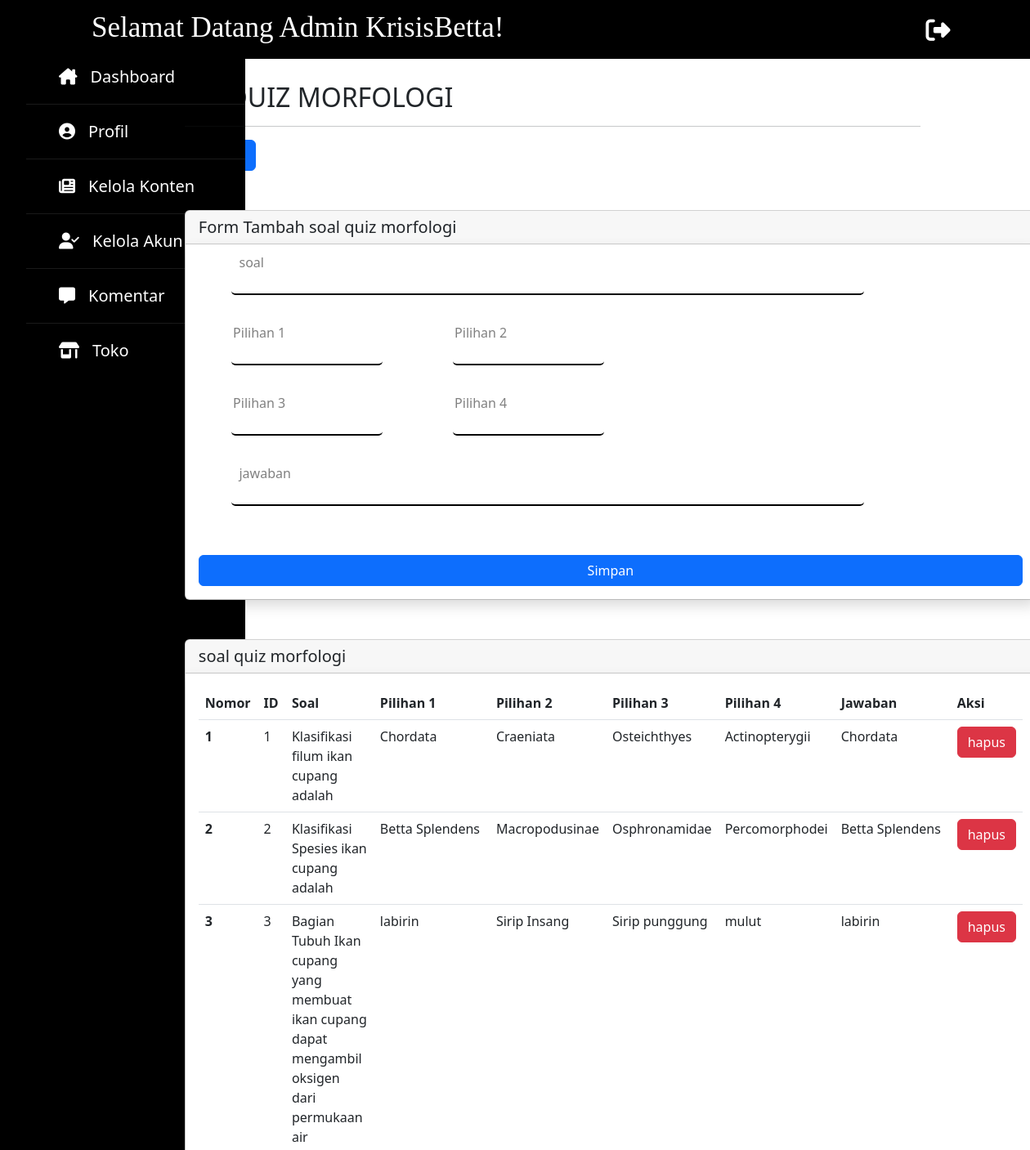
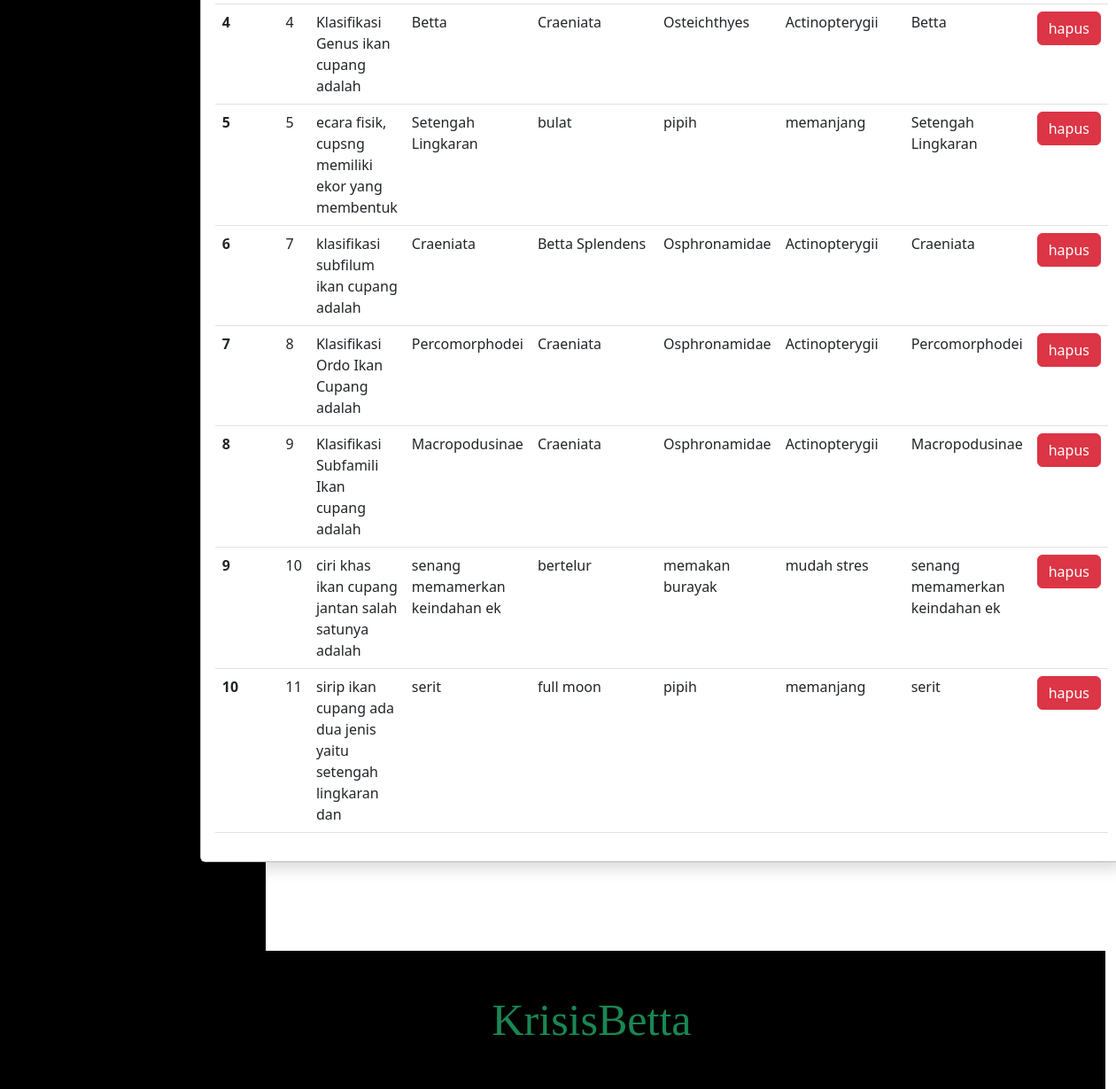
The app's page /program/admin/dashboard-admin-tambahquizmorfologi.php with its own data (2 pictures, top to bottom).
### tables this page shows
CREATE TABLE `quiz_morfologi` (
  `id` int(11) NOT NULL,
  `soal` varchar(100) DEFAULT NULL,
  `pilihan1` varchar(40) DEFAULT NULL,
  `pilihan2` varchar(40) DEFAULT NULL,
  `pilihan3` varchar(40) DEFAULT NULL,
  `pilihan4` varchar(40) DEFAULT NULL,
  `jawaban` varchar(40) DEFAULT NULL
);

### program/admin/fungsi-admin.php (called while the page is built, shortened)
<?php
$koneksi = mysqli_connect("localhost","root","","kkp");
function query($query) {
    global $koneksi;
    $result = mysqli_query($koneksi, $query);
    $rows = [];
    while( $row = mysqli_fetch_assoc($result) ) {
        $rows[] = $row;
    }
    return $rows;
}
?>

### program/admin/dashboard-admin-tambahquizmorfologi.php (the view, shortened to what this page needs)
<?php
    require "fungsi-admin.php";
    $admin = query("SELECT * FROM quiz_morfologi");
?>
<!doctype html>
<html lang="en">
    <head>
        <link rel="stylesheet" type="text/css" href="admin.css">
        <link rel="stylesheet" type="text/css" href="sidebar.css">
        <link rel="stylesheet" type="text/css" href="fontawesome/css/all.css">
        <link href="https://cdn.jsdelivr.net/npm/bootstrap@5.2.0-beta1/dist/css/bootstrap.min.css" rel="stylesheet">
    </head>
    <body>
        <nav class="navbar navbar-expand-lg bg-black mx-auto fixed-top">
            <div class="container-fluid">
                <p class="h1">
                    <a class="navbar-brand text-white" href="dashboard-admin.php" style="font-size:35px; margin-left: 100px;">Selamat Datang Admin KrisisBetta!</a>
                </p>
                <div class="collapse navbar-collapse" id="navbarNavDropdown">
                    <a href="keluar-admin.php" onclick="return confirm('Apakah Anda Yakin Untuk Keluar?!')">
                        <span style="margin-left:500px; font-size:30px;"><i class="fa-solid fa-right-from-bracket text-white"></i></span>
                    </a>
                </div>
            </div>
        </nav>
        <div class="container-sm">
            <div class="row">
                <div class="col" style="width:30rem;">
                    <div class="sidebar">
                        <ul>
                            <li><a href="dashboard-admin.php"><i class="fa-solid fa-house-chimney"></i>Dashboard</a></li>
                            <li><a href="dashboard-admin-profil.php"><i class="fa-solid fa-circle-user"></i>Profil</a></li>
                            <li><a href="dashboard-admin-konten.php"><i class="fa-solid fa-newspaper"></i>Kelola Konten</a></li>
                            <li><a href="dashboard-admin-akunadmin.php"><i class="fa-solid fa-user-check"></i>Kelola Akun</a></li>
                            <li><a href="dashboard-admin-kelolakomentar.php"><i class="fa-solid fa-message"></i></i>Komentar</a></li>
                            <li><a href="dashboard-admin-toko.php"><i class="fa-solid fa-shop"></i>Toko</a></li>
                        </ul>
                    </div>
                </div>
                <div class="col" id="kol-dashboard" style="margin-right: -80px;">
                    <div class="row" id="header-dashboard">
                        <div class="col">
                            <span>
                                <h2><i class="fa-solid fa-newspaper"></i>QUIZ MORFOLOGI</h2>
                                <hr style="width:900px;">
                            </span>
                        </div>
                    </div>
                    <a class="btn btn-primary me-5" href="dashboard-admin-keloladatapelatihan.php" role="button">Kembali</a>
                    <div class="card mt-5">
                        <h5 class="card-header">Form Tambah soal quiz morfologi</h5>
                        <div class="card-body shadow">
                            <form action="" method="post">
                                <div class="kotak-isian">
                                    <input type="text" name="soal" class="form-info">
                                    <label for="" class="label-form-info">soal</label>
                                </div>
                                <table>
                                    <tr>
                                        <td>
                                            <div class="kotak-isian">
                                                <input type="text" name="pilihan1" class="form-info">
                                                <label for="" class="label-form-info">Pilihan 1</label>
                                            </div>
                                        </td>
                                        <td>
                                            <div class="kotak-isian">
                                                <input type="text" name="pilihan2" class="form-info">
                                                <label for="" class="label-form-info">Pilihan 2</label>
                                            </div>
                                        </td>
                                    </tr>
                                    <tr>
                                        <td>
                                            <div class="kotak-isian">
                                                <input type="text" name="pilihan3" class="form-info">
                                                <label for="" class="label-form-info">Pilihan 3</label>
                                            </div>
                                        </td>
                                        <td>
                                            <div class="kotak-isian">
                                                <input type="text" name="pilihan4" class="form-info">
                                                <label for="" class="label-form-info">Pilihan 4</label>
                                            </div>
                                        </td>
                                    </tr>
                                </table>
                                <div class="kotak-isian">
                                    <input type="text" name="jawaban" class="form-info">
                                    <label for="" class="label-form-info">jawaban</label>
                                </div>
                                <div class="d-grid gap-2">
                                    <button class="btn btn-primary" type="submit" name="submit">Simpan</button>
                                </div>
                            </form>
                        </div>
                    </div>
                    <div class="card mt-5">
                        <h5 class="card-header">soal quiz morfologi</h5>
                        <div class="card-body shadow">
                            <table class="table">
                                <thead>
                                    <tr>
                                        <th scope="col">Nomor</th>
                                        <th scope="col">ID</th>
                                        <th scope="col">Soal</th>
                                        <th scope="col">Pilihan 1</th>
                                        <th scope="col">Pilihan 2</th>
                                        <th scope="col">Pilihan 3</th>
                                        <th scope="col">Pilihan 4</th>
                                        <th scope="col">Jawaban</th>
                                        <th scope="col">Aksi</th>
                                    </tr>
                                </thead>
                                <tbody>
                                    <?php $i = 1; ?>
                                    <?php foreach ($admin as $data) : ?>
                                    <tr>
                                        <th scope="row"><?=$i;?></th>
                                        <td><?=$data["id"];?></td>
                                        <td><?=$data["soal"];?></td>
                                        <td><?=$data["pilihan1"];?></td>
                                        <td><?=$data["pilihan2"];?></td>
                                        <td><?=$data["pilihan3"];?></td>
                                        <td><?=$data["pilihan4"];?></td>
                                        <td><?=$data["jawaban"];?></td>
                                        <td>
                                            <button type="button" class="btn btn-danger">hapus</button>
                                        </td>
                                    </tr>
                                    <?php $i++;?>
                                    <?php endforeach;?>
                                </tbody>
                            </table>
                        </div>
                    </div>
                </div>
            </div>
        </div>
        <div class="row bg-black" style="width:100%; padding-left:200px; position:absolute;">
            <p class="h1 mt-5 mb-5">
                <a class="navbar-brand text-success" href="dashboard-admin.php" style="font-size:50px; margin-left: -100px;">KrisisBetta</a>
            </p>
        </div>
    </body>
</html>

### program/admin/admin.css (style rules this page uses)
.h1 { font-family: cooper black; text-align: center; }
.kotak-isian { margin-left: 40px; position: relative; margin-top: 20px; }
.d-grid.gap-2 { margin-top: 20px; }
.form-info { width: 80%; margin-bottom: 40px; border: none; outline: none; border-radius: 5px; border-bottom: 2px solid black; background-color: transparent; }
.label-form-info { position: absolute; top: 2%; left: 1%; transition: .3s; font-weight: 500; color: grey; }
.kotak-isian .form-info:focus ~ .label-form-info, .kotak-isian .form-info:valid ~ .label-form-info { top: -40%; }
.label-form-info::after { top: -40%; }
#kol-dashboard { margin-left: -600px; margin-bottom: 100px; }
#header-dashboard { margin-top: 100px; }

### program/admin/sidebar.css (style rules this page uses)
* { padding: 0; margin: 0; list-style: none; text-decoration: none; }
body { font-family: 'Roboto', sans-serif; }
.sidebar { position: fixed; left: 0px; top: 60px; width: 300px; height: 100%; background: #000000; transition: all .5s ease; }
.sidebar ul a { display: block; height: 100%; width: 100%; line-height: 65px; font-size: 20px; color: white; padding-left: 40px; box-sizing: border-box; border-bottom: 1px solid black; border-top: 1px solid rgba(255,255,255,.1); transition: .4s; text-decoration: none; }
.sidebar ul a i { margin-right: 16px; }

### records on screen
quiz_morfologi: id "1", soal "Klasifikasi filum ikan cupang adalah", pilihan1 "Chordata", pilihan2 "Craeniata", pilihan3 "Osteichthyes", pilihan4 "Actinopterygii", jawaban "Chordata"
quiz_morfologi: id "2", soal "Klasifikasi Spesies ikan cupang adalah", pilihan1 "Betta Splendens", pilihan2 "Macropodusinae", pilihan3 "Osphronamidae", pilihan4 "Percomorphodei", jawaban "Betta Splendens"
quiz_morfologi: id "3", soal "Bagian Tubuh Ikan cupang yang membuat ikan cupang dapat mengambil oksigen dari permukaan air", pilihan1 "labirin", pilihan2 "Sirip Insang", pilihan3 "Sirip punggung", pilihan4 "mulut", jawaban "labirin"
quiz_morfologi: id "4", soal "Klasifikasi Genus ikan cupang adalah", pilihan1 "Betta", pilihan2 "Craeniata", pilihan3 "Osteichthyes", pilihan4 "Actinopterygii", jawaban "Betta"
quiz_morfologi: id "5", soal "ecara fisik, cupsng memiliki ekor yang membentuk", pilihan1 "Setengah Lingkaran", pilihan2 "bulat", pilihan3 "pipih", pilihan4 "memanjang", jawaban "Setengah Lingkaran"
quiz_morfologi: id "7", soal "klasifikasi subfilum ikan cupang adalah", pilihan1 "Craeniata", pilihan2 "Betta Splendens", pilihan3 "Osphronamidae", pilihan4 "Actinopterygii", jawaban "Craeniata"
quiz_morfologi: id "8", soal "Klasifikasi Ordo Ikan Cupang adalah", pilihan1 "Percomorphodei", pilihan2 "Craeniata", pilihan3 "Osphronamidae", pilihan4 "Actinopterygii", jawaban "Percomorphodei"
quiz_morfologi: id "9", soal "Klasifikasi Subfamili Ikan cupang adalah", pilihan1 "Macropodusinae", pilihan2 "Craeniata", pilihan3 "Osphronamidae", pilihan4 "Actinopterygii", jawaban "Macropodusinae"
quiz_morfologi: id "10", soal "ciri khas ikan cupang jantan salah satunya adalah", pilihan1 "senang memamerkan keindahan ek", pilihan2 "bertelur", pilihan3 "memakan burayak", pilihan4 "mudah stres", jawaban "senang memamerkan keindahan ek"
quiz_morfologi: id "11", soal "sirip ikan cupang ada dua jenis yaitu setengah lingkaran dan", pilihan1 "serit", pilihan2 "full moon", pilihan3 "pipih", pilihan4 "memanjang", jawaban "serit"
